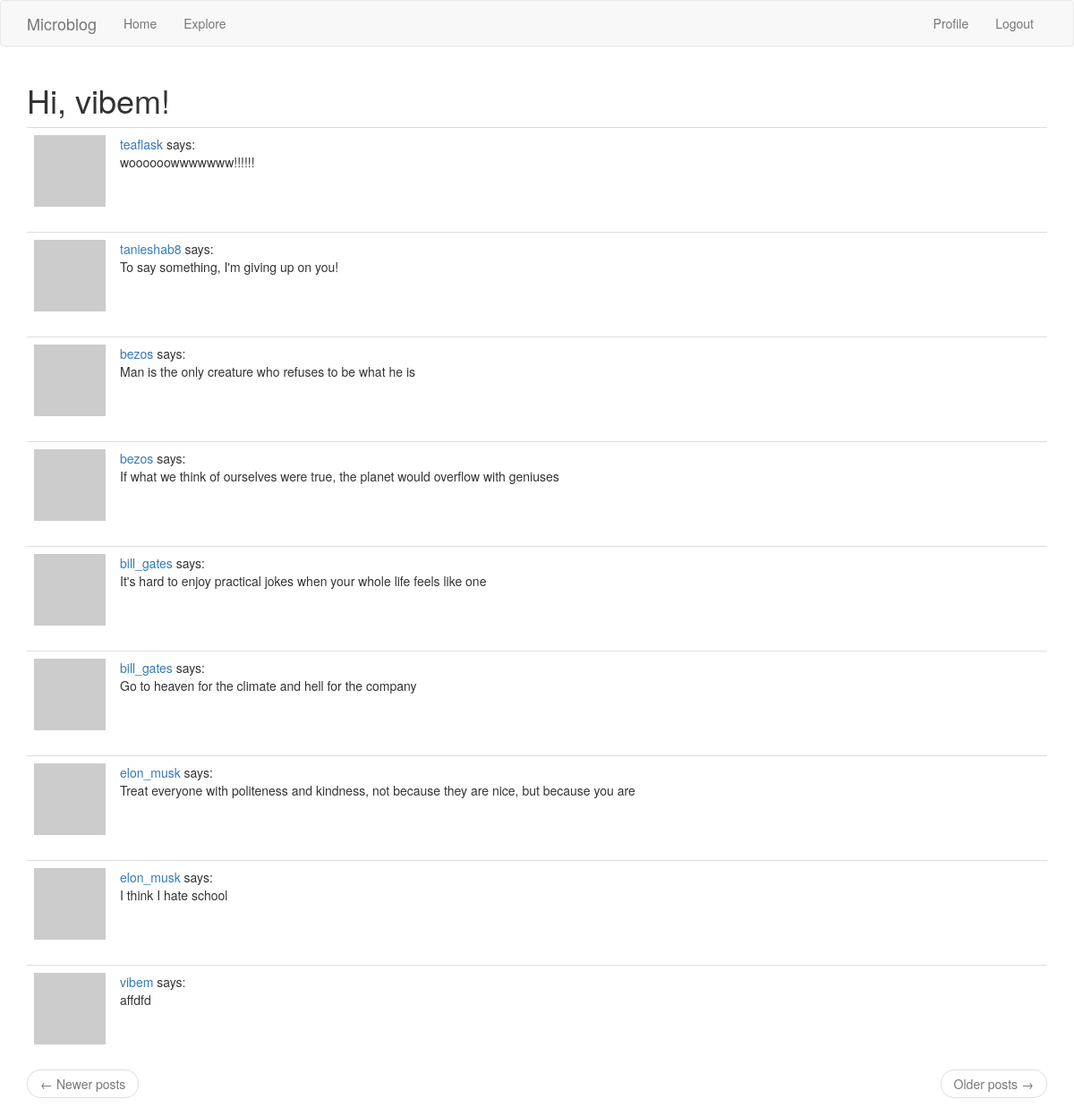
Page /explore (signed in) on the committed database.
### app/models.py (models this page shows, shortened)
class User(UserMixin,db.Model):
    id = db.Column(db.Integer, primary_key = True)
    username = db.Column(db.String(64), index=True, unique=True)
    email = db.Column(db.String(120), index=True, unique=True)
    password_hash = db.Column(db.String(128))
    posts = db.relationship('Post',backref='author', lazy='dynamic')
    about_me = db.Column(db.String(140))
    last_seen = db.Column(db.DateTime, default=datetime.utcnow)
    followed = db.relationship(
        'User',secondary=followers,
        primaryjoin=(followers.c.follower_id == id),
        secondaryjoin=(followers.c.followed_id == id),
        backref=db.backref('followers', lazy='dynamic'), lazy='dynamic')
    def avatar(self,size):
        digest = md5(self.email.lower().encode('utf-8')).hexdigest()
        return 'https://www.gravatar.com/avatar/{}?d=identicon&s={}'.format(
            digest,size
        )

class Post(db.Model):
    id = db.Column(db.Integer, primary_key=True)
    body = db.Column(db.String(140))
    timestamp = db.Column(db.DateTime, index=True, default=datetime.utcnow)
    user_id = db.Column(db.Integer, db.ForeignKey('user.id'))

### app/routes.py (the view)
@app.route('/explore')
@login_required
def explore():
    page = request.args.get('page', 1, type=int)
    posts = Post.query.order_by(Post.timestamp.desc()).paginate(
        page, app.config['POSTS_PER_PAGE'], False)
    next_url = url_for('explore', page=posts.next_num) \
        if posts.has_next else None
    prev_url = url_for('explore', page=posts.prev_num) \
        if posts.has_next else None
    return render_template('index.html', title='Explore', posts=posts.items,
        next_url=next_url, prev_url=prev_url)

### app/models.py (called while the page is built)
@login.user_loader
def load_user(id):
    return User.query.get(int(id))

### app/routes.py (called while the page is built)
@app.before_request
def before_request():
    if current_user.is_authenticated:
        current_user.last_seen = datetime.utcnow()
        db.session.commit()

### app/templates/index.html (shortened to what this page needs)
{% extends "base.html" %}
{% import 'bootstrap/wtf.html' as wtf %}
{% block app_content %}
    <h1>Hi, {{ current_user.username }}!</h1>
    {% for post in posts %}
        {% include '_post.html' %}
    {% endfor %}
    <nav aria-label="...">
        <ul class="pager">
            <li class="previous{% if not prev_url %} disabled{% endif %}">
                <a href="{{ prev_url or '#' }}">
                    <span aria-hidden="true">&larr;</span> Newer posts
                </a>
            </li>
            <li class="next{% if not next_url %} disabled{% endif %}">
                <a href="{{ next_url or '#' }}">
                    Older posts <span aria-hidden="true">&rarr;</span>
                </a>
            </li>
        </ul>
    </nav>
{% endblock %}

### app/templates/_post.html
<table class="table table-hover">
    <tr>
        <td width="70px">
            <a href="{{ url_for('user', username=post.author.username) }}">
                <img src="{{ post.author.avatar(70) }}" />
            </a>
        </td>
        <td>
            <a href="{{ url_for('user', username=post.author.username) }}">
                {{ post.author.username }}
            </a>
            says:
            <br>
            {{ post.body }}
        </td>
    </tr>
</table>

### rows in the picture
User: username "vibem"
Post: author.username "teaflask", body "woooooowwwwwww!!!!!!"
Post: author.username "tanieshab8", body "To say something, I'm giving up on you!"
Post: author.username "bezos", body "Man is the only creature who refuses to be what he is"
Post: author.username "bezos", body "If what we think of ourselves were true, the planet would overflow with geniuses"
Post: author.username "bill_gates", body "It's hard to enjoy practical jokes when your whole life feels like one"
Post: author.username "bill_gates", body "Go to heaven for the climate and hell for the company"
Post: author.username "elon_musk", body "Treat everyone with politeness and kindness, not because they are nice, but because you are"
Post: author.username "elon_musk", body "I think I hate school"
Post: author.username "vibem", body "affdfd"
